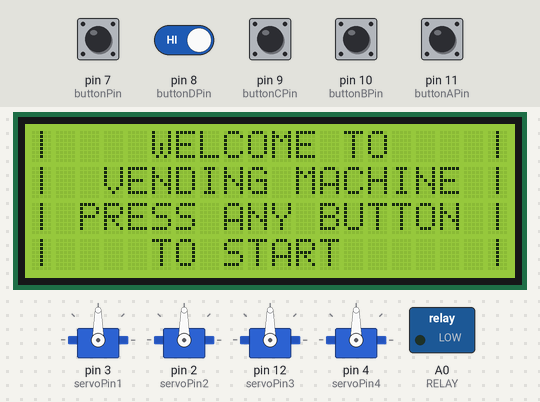
Bench run of a sketch on a simulated Arduino Mega 2560, built with avr-gcc and run on an emulated ATmega2560. Shown: 4 × servo, 20×4 character LCD, switched loads named in the sketch (green lamp = pin HIGH). The inputs (shaded band) are chosen by the test bench; at power-on: pin 7 (buttonPin), pin 8 (buttonDPin), pin 9 (buttonCPin), pin 10 (buttonBPin), pin 11 (buttonAPin) HIGH. Pins used as bus, display or sensor lines are not drawn; what the sketch prints to the serial monitor is not drawn.

Above: at 0.9 s.
1.0 s: pin 7 (buttonPin) pulled LOW for 3.2 s
At 2.5 s:
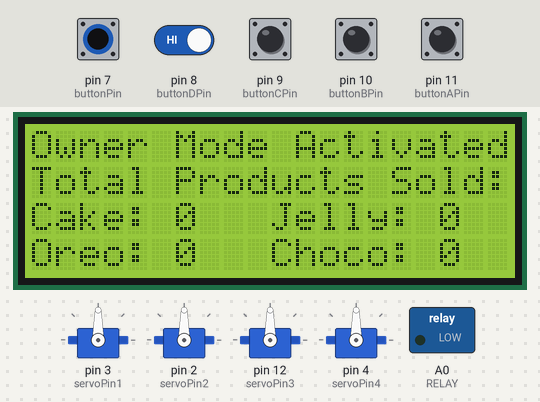
At 10.1 s:
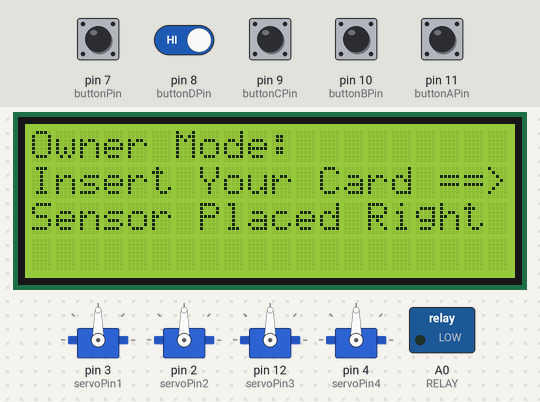
10.2 s: pin 7 (buttonPin) driven LOW and pin 8 (buttonDPin) driven LOW
13.2 s: pin 8 (buttonDPin) driven HIGH
At 19.7 s:
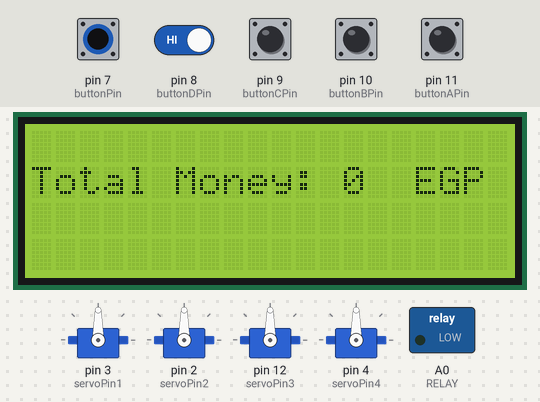
Timing chart, 0 to 21.2 s (numbered marks = the images above; inputs shaded):
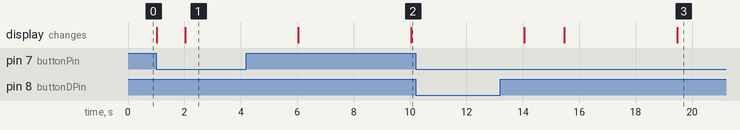

The sketch:

VendingMachineFinalCode.ino
```cpp
#include <Arduino.h>
#include <LiquidCrystal.h>
//#include <LiquidCrystal_I2C.h>
#include <Wire.h>
#include <Servo.h>
#include <SPI.h>
#include <MFRC522.h>

// RFID pins
#define SS_PIN 53
#define RST_PIN 5
#define RELAY A0   // relay pin
#define BUZZER A1  // buzzer pin
#define ACCESS_DELAY 2000
#define DENIED_DELAY 1000

MFRC522 mfrc522(SS_PIN, RST_PIN);  // Create MFRC522 instance.

// Define the authorized UIDs
String authorizedUIDs[] = { "6C 31 B7 2B", "D9 4A CC AD", "43 95 77 92" };

// Create Servo objects
Servo servo1;
Servo servo2;
Servo servo3;
Servo servo4;

LiquidCrystal lcd(32, 30, 28, 26, 24, 22);  // Example LCD pins on Arduino Mega
//LiquidCrystal_I2C lcd(0x27, 20, 4);
// Define the servo pins
const int servoPin1 = 3;    // servo1
const int servoPin2 = 2;    // servo2
const int servoPin3 = 12;   // servo3
const int servoPin4 = 4;    // servo4
const int buttonPin = 7;    // start button
const int buttonAPin = 11;  // Juice button
const int buttonBPin = 10;  // Candy button
const int buttonCPin = 9;   // Jelly button
const int buttonDPin = 8;   // Chips button
const int coinPin = 6;      // Coin acceptor

// Track money collected and product quantities
int totalMoneyCollected = 0;
int cakeCount = 0;
int jellyCount = 0;
int biscuitCount = 0;
int chocoCount = 0;

void setup() {
  // Attach the servo objects to the specified pins
  servo1.attach(servoPin1);
  servo2.attach(servoPin2);
  servo3.attach(servoPin3);
  servo4.attach(servoPin4);
  pinMode(buttonPin, INPUT_PULLUP);
  pinMode(buttonAPin, INPUT_PULLUP);
  pinMode(buttonBPin, INPUT_PULLUP);
  pinMode(buttonCPin, INPUT_PULLUP);
  pinMode(buttonDPin, INPUT_PULLUP);
  pinMode(coinPin, INPUT_PULLUP);
   // Initialize the LCD
  lcd.begin(20, 4);

  // Turn on the backlight
  //lcd.backlight();
  Serial.begin(9600);  // Initiate a serial communication
  SPI.begin();         // Initiate SPI bus
  mfrc522.PCD_Init();  // Initiate MFRC522
  pinMode(RELAY, OUTPUT);
  pinMode(BUZZER, OUTPUT);
  noTone(BUZZER);
  digitalWrite(RELAY, LOW);
  Serial.println("Put your card to the reader...");
  Serial.println();

  // LCD start Message
  lcd.begin(20, 4);
  lcd.print("|    WELCOME TO    |");
  lcd.setCursor(0, 1);
  lcd.print("|  VENDING MACHINE |");
  lcd.setCursor(0, 2);
  lcd.print("| PRESS ANY BUTTON |");
  lcd.setCursor(0, 3);
  lcd.print("|    TO START      |");

  // Wait for button press or owner mode activation
  while (digitalRead(buttonPin) == HIGH);  // Button state

  // Display the product menu
  displayMenu();
}

void loop() {
  if (digitalRead(buttonAPin) == LOW) {
    processSelection("Cake", servo1, 2);
  } else if (digitalRead(buttonBPin) == LOW) {
    processSelection("Jelly", servo2, 3);
  } else if (digitalRead(buttonCPin) == LOW) {
    processSelection("Oreo", servo3, 1);
  } else if (digitalRead(buttonDPin) == LOW) {
    processSelection("Choco", servo4, 5);
  } else if (digitalRead(buttonPin) == LOW) {
    unsigned long startTime = millis();
    while (digitalRead(buttonPin) == LOW) {
      if (millis() - startTime >= 1000) {
        activateOwnerMode();
        break;
      }
    }
    delay(400);  // Simple debounce delay
  }
}

void displayMenu() {
  lcd.clear();
  lcd.print("Select Your Product:");
  lcd.setCursor(0, 1);
  lcd.print("1.Cake  | 2.Jelly");
  lcd.setCursor(0, 2);
  lcd.print("3.Oreo  | 4.Choco");
  lcd.setCursor(0, 3);
  lcd.print("====Using Button====");
}

void processSelection(const char *product, Servo &servo, int price) {
  int coinCount = 0;

  lcd.clear();
  lcd.print("Insert ");
  lcd.print(price);
  lcd.print(" EGP Coins");
  lcd.setCursor(0, 1);
  lcd.print("For: ");
  lcd.print(product);
  lcd.setCursor(0, 2);
  lcd.print("Paid Coins:");

  while (coinCount < price) {
    if (digitalRead(coinPin) == LOW) {
      coinCount++;
      delay(450);  // Debounce delay for coin insertion
      while (digitalRead(coinPin) == LOW);  // Wait for the coin signal to go high again
      lcd.setCursor(13, 2);
      lcd.print(coinCount);
    }
  }

  lcd.setCursor(0, 3);
  lcd.print("Paid Successfully..");
  delay(1000);
  lcd.clear();
  lcd.setCursor(0, 1);
  lcd.print("Pick Up Your ");
  lcd.print(product);
  rotateServo(servo);

  // Update total money collected and product count
  totalMoneyCollected += price;
  if (strcmp(product, "Cake") == 0) {
    cakeCount++;
  } else if (strcmp(product, "Jelly") == 0) {
    jellyCount++;
  } else if (strcmp(product, "Oreo") == 0) {
    biscuitCount++;
  } else if (strcmp(product, "Choco") == 0) {
    chocoCount++;
  }

  // Display a thank you message
  lcd.clear();
  lcd.setCursor(5, 1);
  lcd.print("Thank you!");
  delay(2000);  // Display the thank you message for 2 seconds

  // Redisplay the product menu
  displayMenu();
}

void rotateServo(Servo &servo) {
  servo.write(0);  // Rotate to 180 degrees
  delay(850);        // Wait for the servo to reach the position
  servo.write(90);    // Rotate back to 0 degrees
}

void activateOwnerMode() {
    lcd.clear();
    lcd.print("Owner Mode Activated");
    lcd.setCursor(0, 1);
    lcd.print("Total Products Sold: ");
    lcd.setCursor(0, 2);
    lcd.print("Cake: ");
    lcd.print(cakeCount);
    lcd.setCursor(10, 2);
    lcd.print("Jelly: ");
    lcd.print(jellyCount);
    lcd.setCursor(0, 3);
    lcd.print("Oreo: ");
    lcd.print(biscuitCount);
    lcd.setCursor(10, 3);
    lcd.print("Choco: ");
    lcd.print(chocoCount);
    delay(4000);
    lcd.clear();
    lcd.setCursor(0,1);
    lcd.print("Total Money: ");
    lcd.print(totalMoneyCollected);
    lcd.setCursor(16,1);
    lcd.print("EGP ");
    delay(4000);
    lcd.clear();
    lcd.print("Owner Mode: ");
    lcd.setCursor(0, 1);
    lcd.print("Insert Your Card ==>");
    lcd.setCursor(0, 2);
    lcd.print("Sensor Placed Right ");
    delay(4000);  // Wait for card insertion
    displayMenu();


/*  } else {
    lcd.clear();
    lcd.print("Unauthorized Card!");
    delay(2000);
    displayMenu();
  }*/
}

bool checkCardAuthorization() {
  // Check if a card is present
  if (!mfrc522.PICC_IsNewCardPresent()) {
    return false;
  }
  if (!mfrc522.PICC_ReadCardSerial()) {
    return false;
  }

  // Read the UID of the card
  String uid = "";
  for (byte i = 0; i < mfrc522.uid.size; i++) {
    uid += String(mfrc522.uid.uidByte[i] < 0x10 ? " 0" : " ");
    uid += String(mfrc522.uid.uidByte[i], HEX);
  }
  uid.toUpperCase();

  // Check if the UID is authorized
  for (String authorizedUID : authorizedUIDs) {
    if (uid == authorizedUID) {
      return true;
    }
  }
  return false;
}
```

Measured:
- after the input at 1.0 s, the display: first changes at once (image 1 shows a later state)
- after the input at 10.2 s, every drawn part: stays the same
